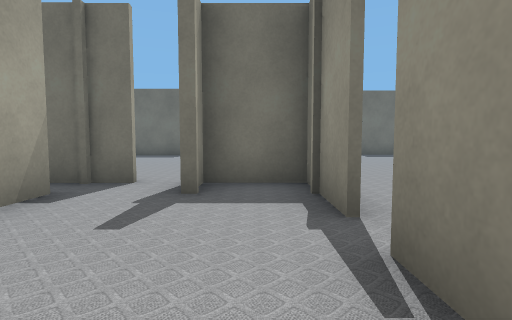
[1] (above)

24 first-person views from a walk through a world built for the Gazebo simulator. The camera is 0.72 m above the floor, tilts 4° down and sees 80° across. Floor lines are 1 m apart. The floor is counted in squares, 1 m on a side. Each view is taken from the middle of a square. On the plan, view 1 faces up. The plan holds only what a view shows up to about 10 squares ahead; the rest is blank. The place goes on beyond the plan.

[2]
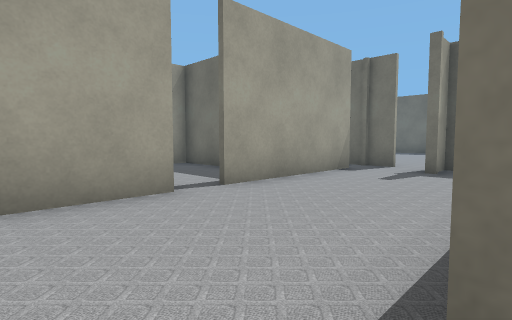

[3]
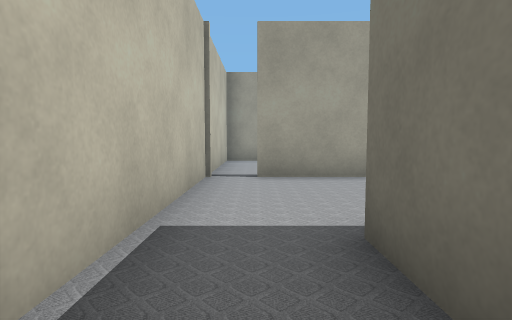

[4]
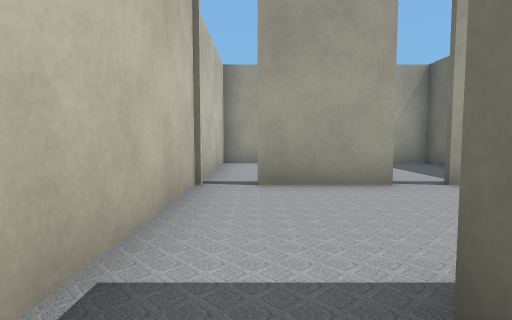

[5]
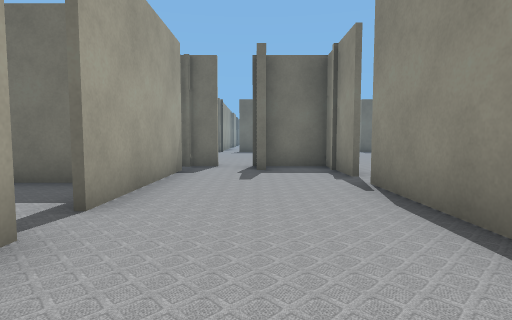

[6]
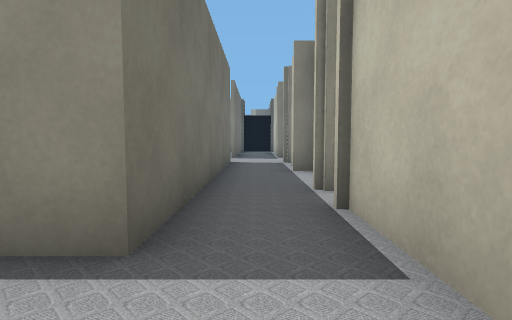

[7]
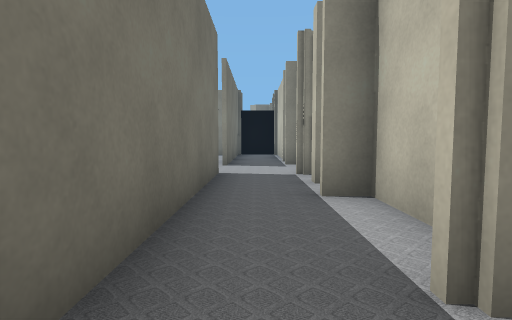

[8]
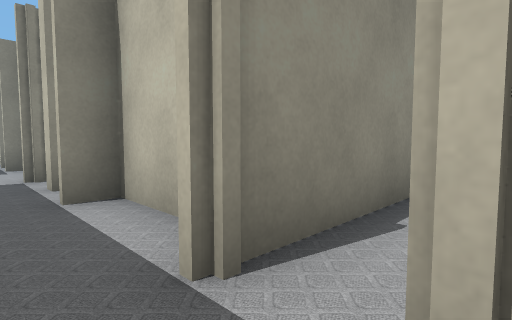

[9]
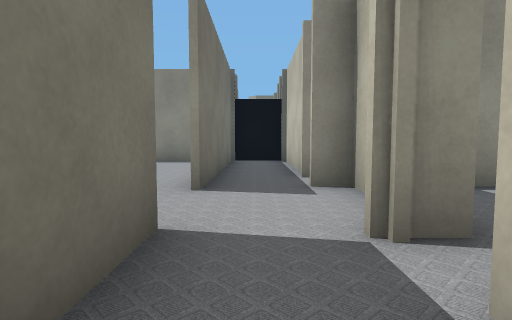

[10]
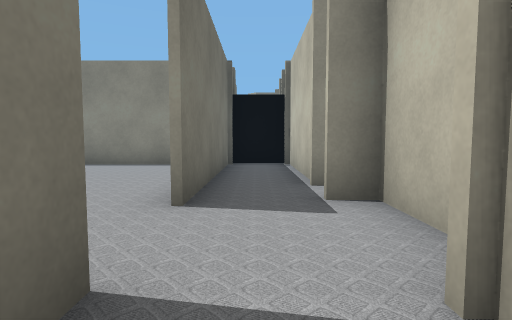

[11]
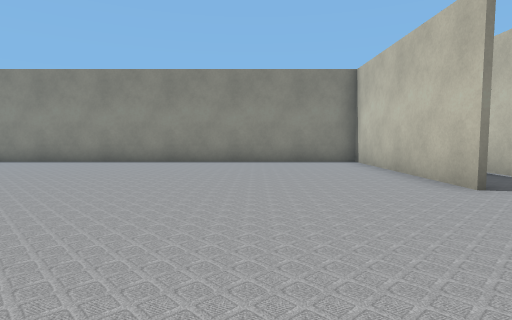

[12]
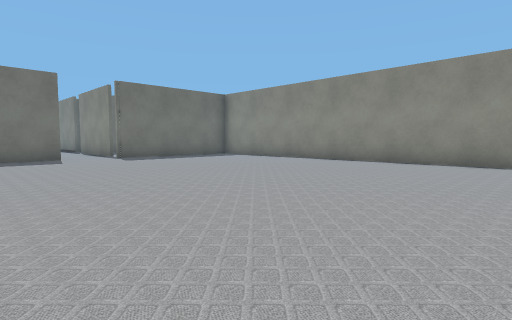

[13]
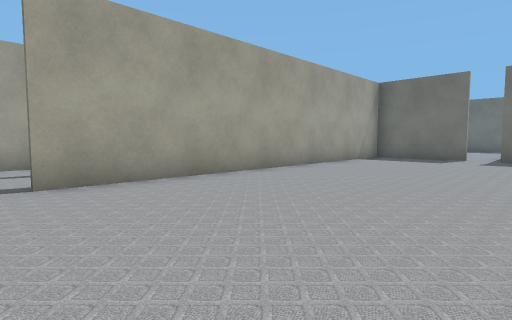

[14]
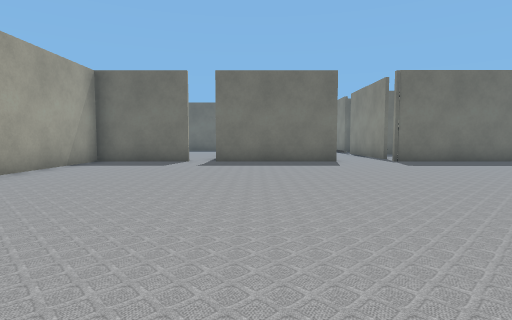

[15]
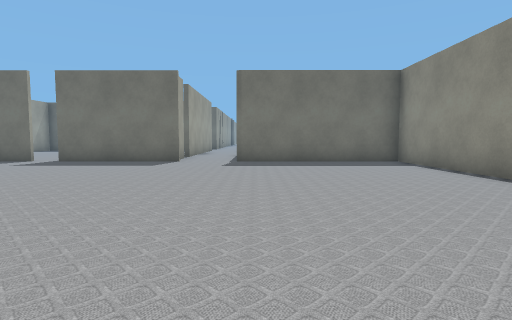

[16]
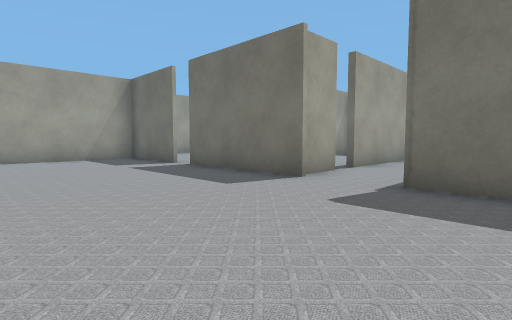

[17]
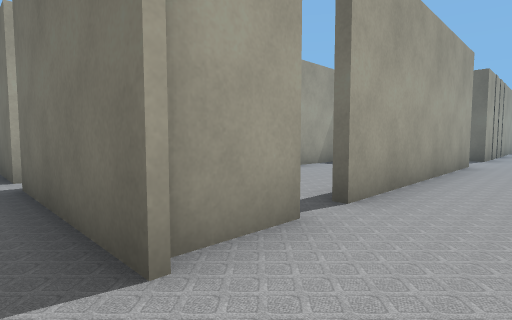

[18]
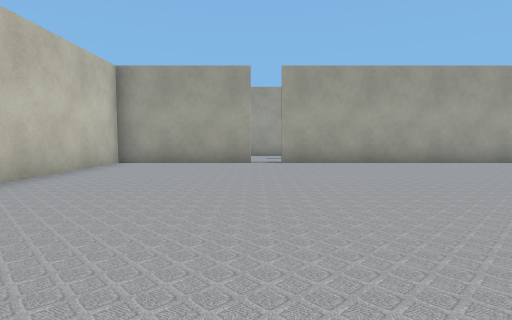

[19]
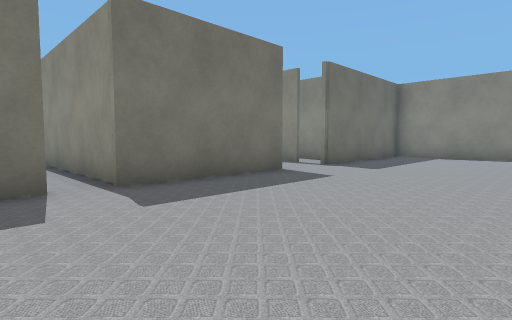

[20]
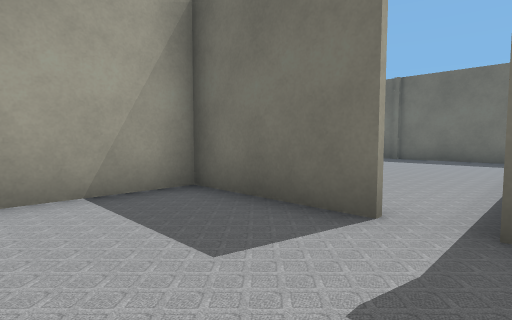

[21]
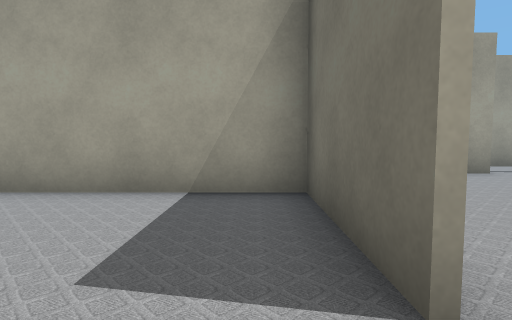

[22]
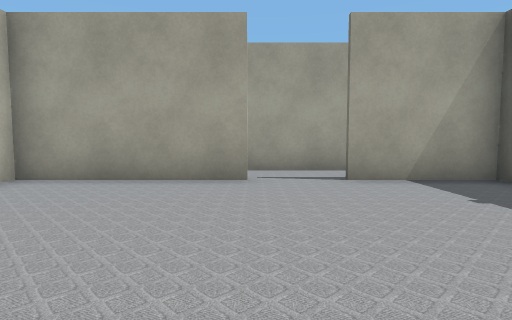

[23]
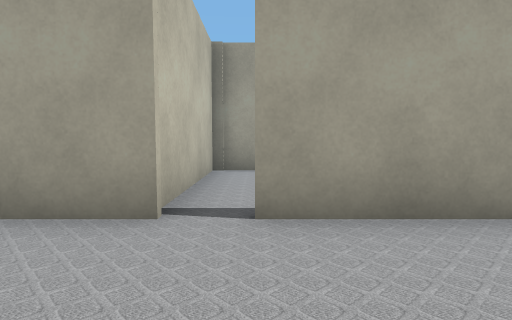

[24]
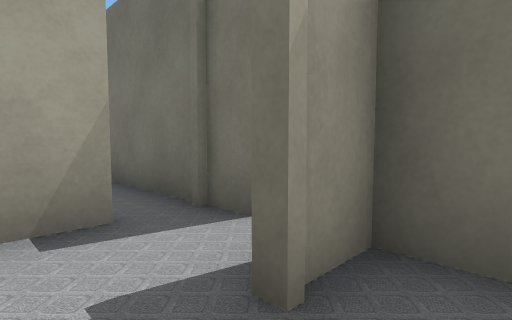

### Floor plan
Points are (right, up) in squares from view 1. A wall is a line through its corners. A room is listed if a view was taken in it or the views show most of it. See-through windows are left out.
Room 1 (views 1, 2, 3, 4, 5, 6, 7, 8, 23, 24)
walls: (-2.7, -1) (-2.7, -3); (0.8, 2.8) (0.8, 5) (-1.1, 5); (-2.7, 4) (-2.7, -0.1); (-3, -3.9) (2.4, -3.9); (-0.9, 5) (-0.9, 3.9); (3.5, -2.2) (0.8, -2.2) (0.8, 1.9)
ways out: opening at (3, -3) to room 2; gap at (1, 2.5) to room 3; gap at (-3, 0) to room 5; gap at (-3, -3); gap at (-3, 4); gap at (-2, 5); gap at (2, -4)
Room 2 (views 9, 10)
walls: (4.4, -4.5) (5.8, -4.5) (5.8, -3.8); (8.5, -2.2) (3.5, -2.2)
ways out: opening at (3, -3) to room 1; opening at (8, -3)
Room 3 (views 11, 12, 13, 14, 15, 16, 17, 18, 19, 20, 21)
walls: (8.6, 13.7) (4.8, 13.7); (1, 1.9) (1, -2.1) (5.2, -2.1); (10.1, -2.1) (15.5, -2.1); (3.9, 13.7) (1, 13.7) (1, 2.7); (10.6, 14.6) (10.6, 15.4); (8.4, 15.2) (8.4, 13.9); (15.5, -2.4) (15.5, 13.7) (10.4, 13.7); (8.4, 18.5) (8.4, 16)
ways out: gap at (1, 2.5) to room 1; gap at (4, 14) to room 4; opening at (9, 18); opening at (9.5, -2); gap at (8, 15.5)
Room 4 (view 22)
walls: (-1.3, 17.9) (-1.3, 13.8); (4, 22.2) (1.9, 22.2); (4.8, 13.7) (4.8, 19); (-1.3, 22.2) (-1.3, 19.5)
ways out: gap at (4, 14) to room 3; opening at (-1, 18.5)
Room 5 (no view inside)
walls: (-4, 2) (-6.9, 2) (-6.9, -1) (-2.7, -1)
ways out: gap at (-3, 0) to room 1

Positions as (right, up) in squares from view 1, and headings:
1: (0, 0), facing up
2: (1, -3), facing up-left
3: (3, -3), facing left
4: (2, -3), facing left
5: (-1, -3), facing up
6: (-1, -3), facing right
7: (2, -3), facing right
8: (2, -3), facing down-right
9: (6, -3), facing right
10: (7, -3), facing right
11: (6, 1), facing right
12: (6, 2), facing up-right
13: (6, 2), facing up-left
14: (6, 4), facing up
15: (11, 4), facing up
16: (12, 9), facing up-left
17: (10, 13), facing up-left
18: (10, 2), facing left
19: (3, 9), facing up-right
20: (5, 11), facing up-left
21: (5, 13), facing left
22: (4, 18), facing left
23: (0, 0), facing left
24: (0, 3), facing up-left
